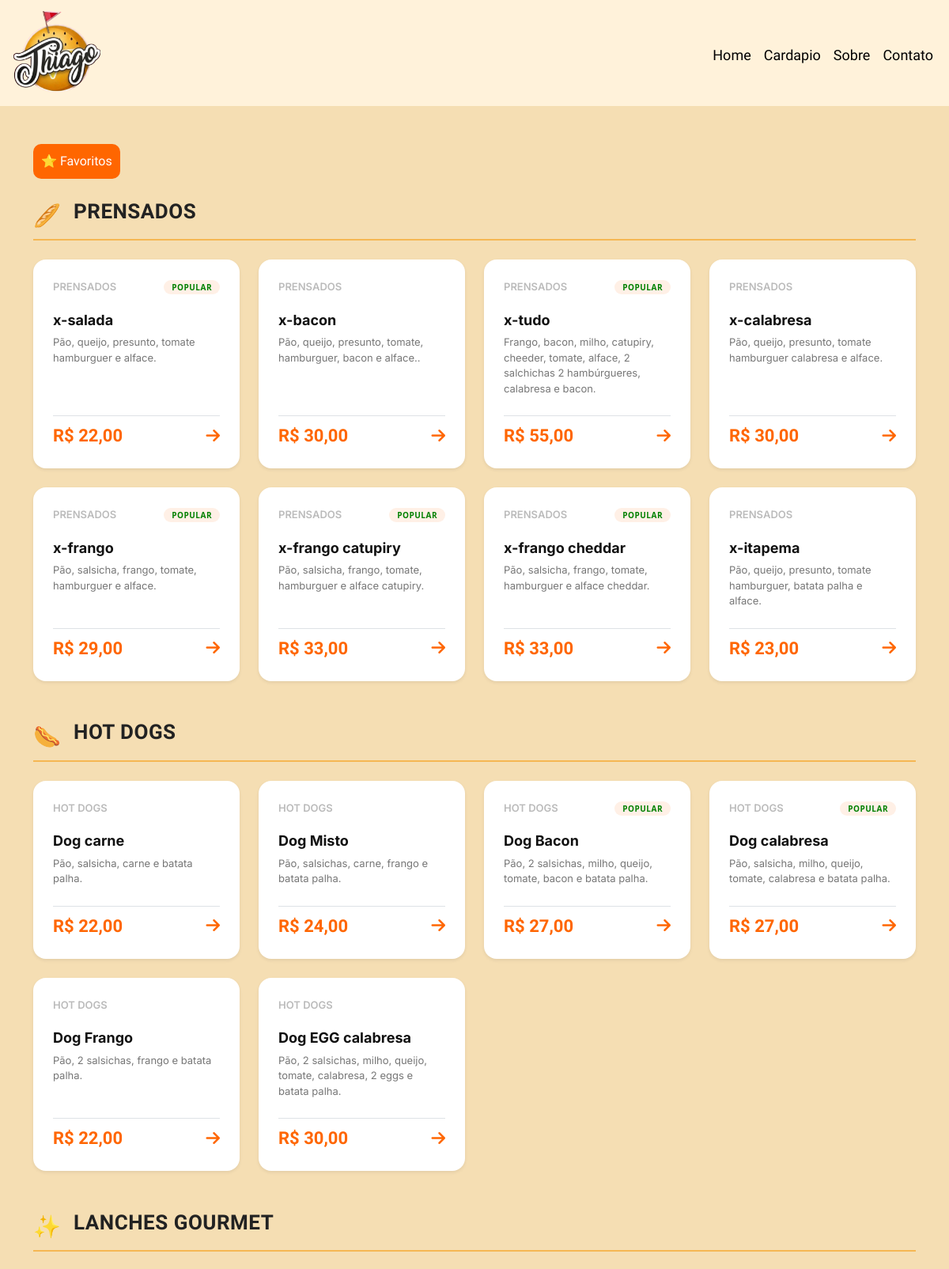
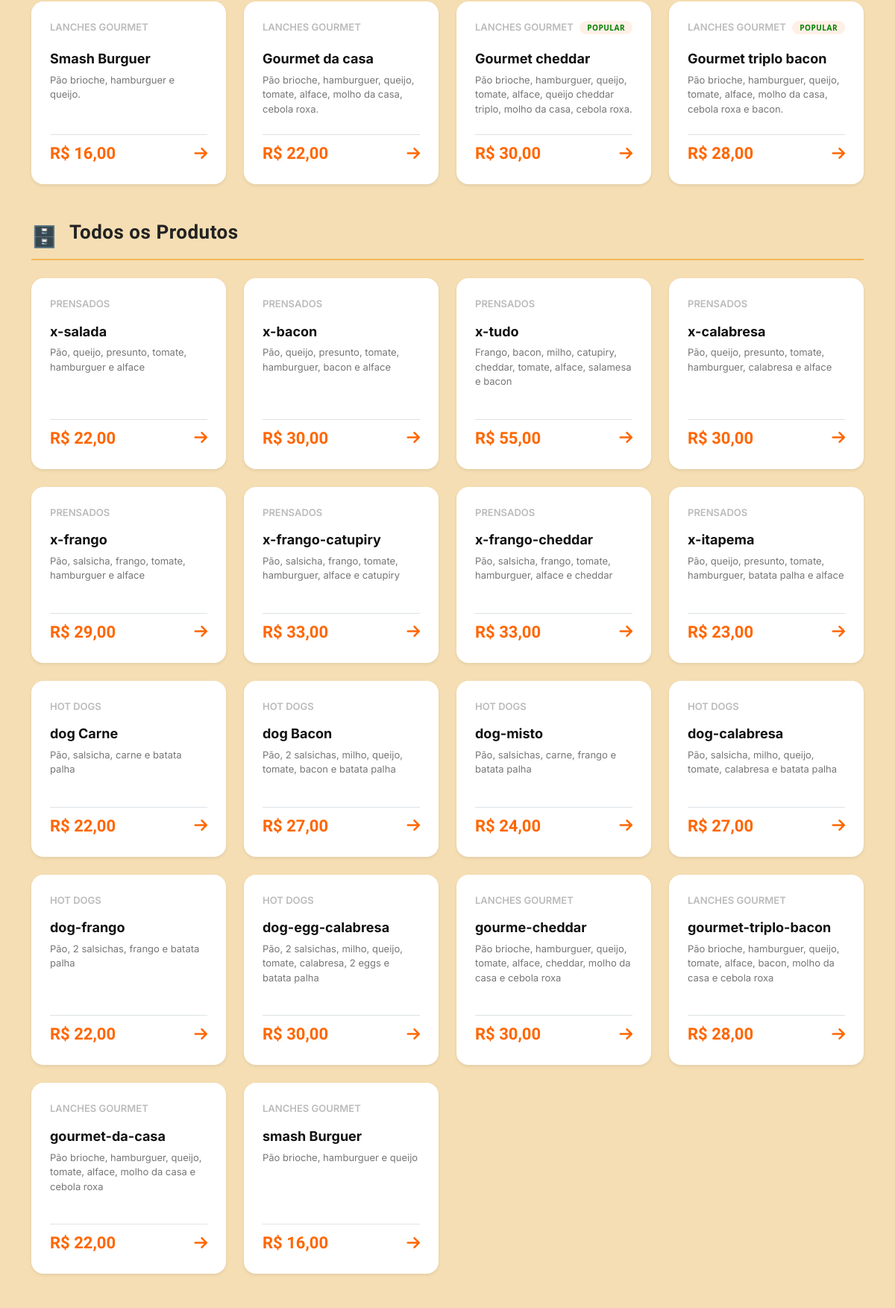
The app's page /cardapio (upper part) with its own data (2 pictures, top to bottom).
### tables this page shows
CREATE TABLE `produto` (
  `id_produto` int(11) NOT NULL,
  `id_categoria` int(11) NOT NULL,
  `nome_lanches` varchar(100) NOT NULL,
  `preco` float(10,2) NOT NULL,
  `popular` tinyint(1) DEFAULT 0,
  `ingredientes` text DEFAULT NULL
);

CREATE TABLE `categoria` (
  `id_categoria` int(11) NOT NULL,
  `nome_categoria` varchar(100) NOT NULL
);

### include/funcoes.php (called while the page is built, shortened)
<?php
function buscarTodosProdutos(mysqli $conn): array {
    $resultado = [];
    $sql = "SELECT p.id_produto, p.nome_lanches, p.preco,
                   p.popular, p.ingredientes, c.nome_categoria
            FROM produto p
            JOIN categoria c ON p.id_categoria = c.id_categoria
            ORDER BY c.id_categoria, p.id_produto";
    $res = $conn->query($sql);
    while ($linha = $res->fetch_assoc()) {
        $categoria = $linha['nome_categoria'];
        $resultado[$categoria][] = $linha;
    }
    return $resultado;
}
?>

### pagina/cardapio.php (the view, shortened to what this page needs)
<?php
$mostrarPopulares = false;
$cardapioParaExibir = $cardapio_completo;
require_once "include/coneçao.php";
require_once "include/funcoes.php";
$produtosDoBanco = buscarTodosProdutos($conn);
?>
<!DOCTYPE html>
<html lang="pt-br">
<head>
    <link href="https://cdn.jsdelivr.net/npm/bootstrap@5.3.0/dist/css/bootstrap.min.css" rel="stylesheet">
    <link rel="stylesheet" href="css/cardapio.css">
    <link rel="stylesheet" href="https://cdnjs.cloudflare.com/ajax/libs/font-awesome/6.5.1/css/all.min.css">
</head>
<body>
<div class="container menu-conteudo my-5">
    <div class="d-flex align-items-center gap-3 mb-4">
        <?php if (!$mostrarPopulares): ?>
            <a href="?populares=sim" class="btn-filtrar">⭐ Favoritos</a>
        <?php endif; ?>
    </div>
    <?php foreach ($cardapioParaExibir as $secao): ?>
        <div class="menu-secao mb-5">
            <div class="secao-header d-flex align-items-center mb-4">
                <span class="secao-icon"><?php echo $secao['secao_icon']; ?></span>
                <h2 class="secao-title ms-3"><?php echo $secao['secao_titulo']; ?></h2>
            </div>
            <div class="row row-cols-1 row-cols-sm-2 row-cols-md-4 g-4">
                <?php foreach ($secao['lanches'] as $lanche): ?>
                    <div class="col">
                        <div class="card card-menu h-100 shadow-sm border-0 position-relative">
                            <div class="card-body d-flex flex-column justify-content-between p-4">
                                <div class="d-flex justify-content-between align-items-center mb-3">
                                    <span class="lanche-num"><?php echo $lanche['num']; ?></span>
                                    <?php if (isset($lanche['popular'])): ?>
                                        <span class="badge badge-popular">POPULAR</span>
                                    <?php endif; ?>
                                </div>
                                <div class="mb-4">
                                    <h4 class="lanche-nome"><?php echo $lanche['nome']; ?></h4>
                                    <p class="lanche-ingredientes card-text"><?php echo $lanche['ingredientes']; ?></p>
                                </div>
                                <div class="d-flex justify-content-between align-items-center mt-auto pt-2 border-top">
                                    <span class="lanche-preco">R$ <?php echo number_format($lanche['preco'], 2, ',', '.'); ?></span>
                                    <a href="https://wa.me/5544998340641?text=Olá, gostaria de pedir <?php echo urlencode($lanche['nome']); ?>"
                                       target="_blank" class="seta-link text-decoration-none">
                                        <i class="fa-solid fa-arrow-right"></i>
                                    </a>
                                </div>
                            </div>
                        </div>
                    </div>
                <?php endforeach; ?>
            </div>
        </div>
    <?php endforeach; ?>
    <div class="menu-secao mb-5">
        <div class="secao-header d-flex align-items-center mb-4">
            <span class="secao-icon">🗄️</span>
            <h2 class="secao-title ms-3">Todos os Produtos</h2>
        </div>
        <div class="row row-cols-1 row-cols-sm-2 row-cols-md-4 g-4">
        <?php if (empty($produtosDoBanco)): ?>
            <p class="text-center text-muted">
                Nenhum produto encontrado no banco.
            </p>
         <?php else: ?>
            <?php foreach ($produtosDoBanco as $categoria => $itens): ?>
                <?php foreach ($itens as $lanche): ?>
                    <div class="col">
                        <div class="card card-menu h-100 shadow-sm border-0">
                            <div class="card-body d-flex flex-column p-4">
                                <div class="mb-4">
                                    <p class="lanche-num"><?php echo $categoria; ?></p>
                                    <h4 class="lanche-nome"><?php echo $lanche['nome_lanches']; ?></h4>
                                    <p class="lanche-ingredientes"><?php echo $lanche['ingredientes'] ?? 'Ingredientes variados'; ?></p>
                                </div>
                                <div class="d-flex justify-content-between align-items-center mt-auto pt-2 border-top">
                                    <span class="lanche-preco">R$ <?php echo number_format($lanche['preco'], 2, ',', '.'); ?></span>
                                    <a href="https://wa.me/5544998340641?text=Olá, gostaria de pedir <?php echo urlencode($lanche['nome_lanches']); ?>"
                                       target="_blank" class="seta-link text-decoration-none">
                                        <i class="fa-solid fa-arrow-right"></i>
                                    </a>
                                </div>
                            </div>
                        </div>
                    </div>
                <?php endforeach; ?>
            <?php endforeach; ?>
        <?php endif; ?>
        </div>
    </div>
</div>
</body>
</html>

### index.php (shortened to what this page needs)
<!DOCTYPE html>
<html lang="pt-br">
<head>
    <link href="https://cdn.jsdelivr.net/npm/bootstrap@5.3.3/dist/css/bootstrap.min.css" rel="stylesheet">
    <link rel="stylesheet" href="css/index.css">
    <link rel="stylesheet" href="https://cdnjs.cloudflare.com/ajax/libs/font-awesome/6.5.1/css/all.min.css">
</head>
<body>
<?php include "include/header.php"; ?>
<?php
if (isset($_GET["param"])) {
    $p = explode("/", $_GET["param"]);
    if ($p[0] == "sobre") {
        include "pagina/sobre.php";
    } else if ($p[0] == "cardapio") {
        include "pagina/cardapio.php";
    } else {
        include "pagina/erro.php";
    }
} ?>
</body>
</html>

### include/header.php (shortened to what this page needs)
<nav class="navbar navbar-expand-lg bg-body-tertiary">
  <div class="container-fluid">
    <a class="navbar-brand" href="index.php">
        <img src= "imagens/logo5.png" alt="Logo" width="100px" height="85px" class="d-inline-block align-text-top">
    </a>
    <div class="collapse navbar-collapse" id="navbarNav">
      <ul class="navbar-nav">
        <li class="nav-item">
          <a class="nav-link active" aria-current="page" href="index.php">Home</a>
        </li>
        <li class="nav-item">
          <a class="nav-link" href="cardapio">Cardapio</a>
        </li>
        <li class="nav-item">
          <a class="nav-link" href="sobre">Sobre</a>
        </li>
        <li class="nav-item">
          <a class="nav-link" href="#contato">Contato</a>
        </li>
      </ul>
    </div>
  </div>
</nav>

### css/index.css (style rules this page uses)
* { margin: 0; padding: 0; }
body { background-color: #fff2da; }
.navbar { background-color: #fff2da !important; }
.navbar-brand { padding: 5px 5px; }
.navbar-brand img { width: 110px; height: auto; }
.navbar-nav { margin-left: auto; }
.nav-link { color: black !important; text-decoration: none; font-family: 'Oswald', sans-serif; font-size: 18px; position: relative; padding-bottom: 4px; }
.nav-link::after { content: ''; position: absolute; bottom: 0; left: 0; width: 0%; height: 2px; background-color: #f5ae61; transition: width 0.3s ease; }

### css/cardapio.css (style rules this page uses)
* { margin: 0; padding: 0; }
body { background-color: wheat; }
.navbar { background-color: #fff2da !important; }
.navbar-brand { padding: 5px 5px; }
.navbar-brand img { width: 110px; height: auto; }
.navbar-nav { margin-left: auto; }
.nav-link { color: black !important; text-decoration: none; font-family: 'Oswald', sans-serif; font-size: 18px; position: relative; padding-bottom: 4px; }
.nav-link::after { content: ''; position: absolute; bottom: 0; left: 0; width: 0%; height: 2px; background-color: #f5ae61; transition: width 0.3s ease; }
.secao-header { border-bottom: 2px solid #f5b753; padding-bottom: 10px; }
.secao-icon { font-size: 28px; }
.secao-title { font-family: 'Oswald', sans-serif; font-size: 26px; font-weight: 700; color: #222; letter-spacing: 0.5px; }
.card-menu { border-radius: 16px !important; background-color: #ffffff; transition: transform 0.25s ease, box-shadow 0.25s ease, border-color 0.25s ease; border: 1px solid transparent !important; }
.lanche-num { font-family: 'Inter', sans-serif; font-size: 13px; color: #bbb; font-weight: 600; }
.badge-popular { font-size: 10px; font-weight: 700; background-color: #fff0e6 !important; color: green !important; padding: 4px 10px; border-radius: 20px; letter-spacing: 0.5px; }
.lanche-nome { font-family: 'Inter', sans-serif; font-size: 18px; font-weight: 700; color: #111; margin-top: 5px; }
.lanche-ingredientes { font-family: 'Inter', sans-serif; font-size: 13px; color: #777; line-height: 1.5; }
.lanche-preco { font-family: 'Oswald', sans-serif; font-size: 22px; color: #ff6600; font-weight: 700; }
.seta-link { color: #ff6600; font-size: 20px; transition: transform 0.2s; }
.btn-filtrar { background-color: #ff6600; color: white; font-family: 'Oswald', sans-serif; font-size: 16px; border-radius: 10px; padding: 10px 10px; border: 5px; text-decoration: none; display: inline-block; transition: background-color 0.2s; }

### records on screen
produto: id_categoria.nome_categoria "PRENSADOS", shows "POPULAR", nome_lanches "x-salada", ingredientes "Pão, queijo, presunto, tomate hamburguer e alface.", preco "22,00", nome "x-frango catupiry", ingredientes "Pão, salsicha, frango, tomate, hamburguer e alface catupiry.", preco "33,00", nome "x-frango cheddar", ingredientes "Pão, salsicha, frango, tomate, hamburguer e alface cheddar.", categoria "PRENSADOS", ingredientes "Pão, queijo, presunto, tomate, hamburguer e alface"
produto: id_categoria.nome_categoria "PRENSADOS", nome_lanches "x-bacon", ingredientes "Pão, queijo, presunto, tomate, hamburguer, bacon e alface..", preco "30,00", categoria "PRENSADOS", ingredientes "Pão, queijo, presunto, tomate, hamburguer, bacon e alface"
produto: id_categoria.nome_categoria "PRENSADOS", shows "POPULAR", nome_lanches "x-tudo", ingredientes "Frango, bacon, milho, catupiry, cheeder, tomate, alface, 2 salchichas 2 hambúrgueres, calabresa e bacon.", preco "55,00", categoria "PRENSADOS", ingredientes "Frango, bacon, milho, catupiry, cheddar, tomate, alface, salamesa e bacon"
produto: id_categoria.nome_categoria "PRENSADOS", nome_lanches "x-calabresa", ingredientes "Pão, queijo, presunto, tomate hamburguer calabresa e alface.", preco "30,00", categoria "PRENSADOS", ingredientes "Pão, queijo, presunto, tomate, hamburguer, calabresa e alface"
produto: id_categoria.nome_categoria "PRENSADOS", shows "POPULAR", nome_lanches "x-frango", ingredientes "Pão, salsicha, frango, tomate, hamburguer e alface.", preco "29,00", categoria "PRENSADOS", ingredientes "Pão, salsicha, frango, tomate, hamburguer e alface"
produto: id_categoria.nome_categoria "PRENSADOS", nome_lanches "x-itapema", ingredientes "Pão, queijo, presunto, tomate hamburguer, batata palha e alface.", preco "23,00", categoria "PRENSADOS", ingredientes "Pão, queijo, presunto, tomate, hamburguer, batata palha e alface"
produto: id_categoria.nome_categoria "LANCHES GOURMET", nome "Smash Burguer", ingredientes "Pão brioche, hamburguer e queijo.", id_produto "16,00", nome_lanches "gourmet-triplo-bacon", ingredientes "Pão brioche, hamburguer, queijo, tomate, alface, bacon, molho da casa e cebola roxa", preco "28,00"
produto: categoria "PRENSADOS", nome_lanches "x-frango-catupiry", ingredientes "Pão, salsicha, frango, tomate, hamburguer, alface e catupiry", preco "33,00"
produto: categoria "PRENSADOS", nome_lanches "x-frango-cheddar", ingredientes "Pão, salsicha, frango, tomate, hamburguer, alface e cheddar", preco "33,00"
produto: categoria "HOT DOGS", nome_lanches "dog Carne", ingredientes "Pão, salsicha, carne e batata palha", preco "22,00"
produto: categoria "HOT DOGS", nome_lanches "dog Bacon", ingredientes "Pão, 2 salsichas, milho, queijo, tomate, bacon e batata palha", preco "27,00"
produto: categoria "HOT DOGS", nome_lanches "dog-misto", ingredientes "Pão, salsichas, carne, frango e batata palha", preco "24,00"
produto: categoria "HOT DOGS", nome_lanches "dog-calabresa", ingredientes "Pão, salsicha, milho, queijo, tomate, calabresa e batata palha", preco "27,00"
produto: categoria "HOT DOGS", nome_lanches "dog-frango", ingredientes "Pão, 2 salsichas, frango e batata palha", preco "22,00"
produto: categoria "HOT DOGS", nome_lanches "dog-egg-calabresa", ingredientes "Pão, 2 salsichas, milho, queijo, tomate, calabresa, 2 eggs e batata palha", preco "30,00"
produto: id_categoria.nome_categoria "LANCHES GOURMET", nome_lanches "gourme-cheddar", ingredientes "Pão brioche, hamburguer, queijo, tomate, alface, cheddar, molho da casa e cebola roxa", preco "30,00"
produto: id_categoria.nome_categoria "LANCHES GOURMET", nome_lanches "gourmet-da-casa", ingredientes "Pão brioche, hamburguer, queijo, tomate, alface, molho da casa e cebola roxa", preco "22,00"
produto: id_categoria.nome_categoria "LANCHES GOURMET", nome_lanches "smash Burguer", ingredientes "Pão brioche, hamburguer e queijo", preco "16,00"

### other values on screen
$secao['secao_icon'] "🥖"
$secao['secao_titulo'] "PRENSADOS"
$secao['secao_icon'] "🌭"
$secao['secao_titulo'] "HOT DOGS"
$lanche['num'] "HOT DOGS"
$lanche['nome'] "Dog carne"
$lanche['ingredientes'] "Pão, salsicha, carne e batata palha."
$lanche['preco'] "22,00"
$lanche['nome'] "Dog Misto"
$lanche['ingredientes'] "Pão, salsichas, carne, frango e batata palha."
$lanche['preco'] "24,00"
$lanche['nome'] "Dog Bacon"
$lanche['ingredientes'] "Pão, 2 salsichas, milho, queijo, tomate, bacon e batata palha."
$lanche['preco'] "27,00"
$lanche['nome'] "Dog calabresa"
